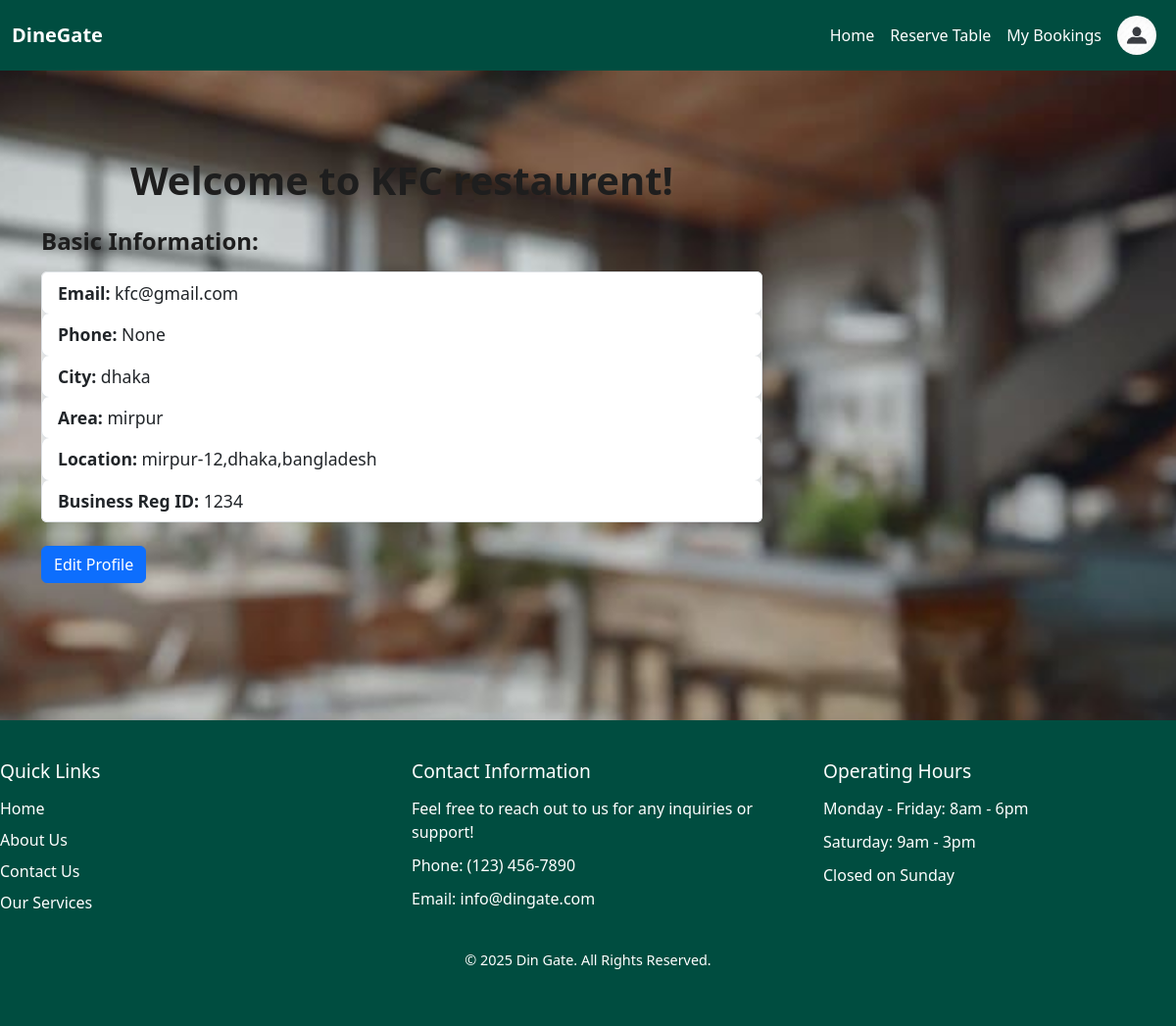
The app's page /Restaurant_profile/ (signed in), older data.
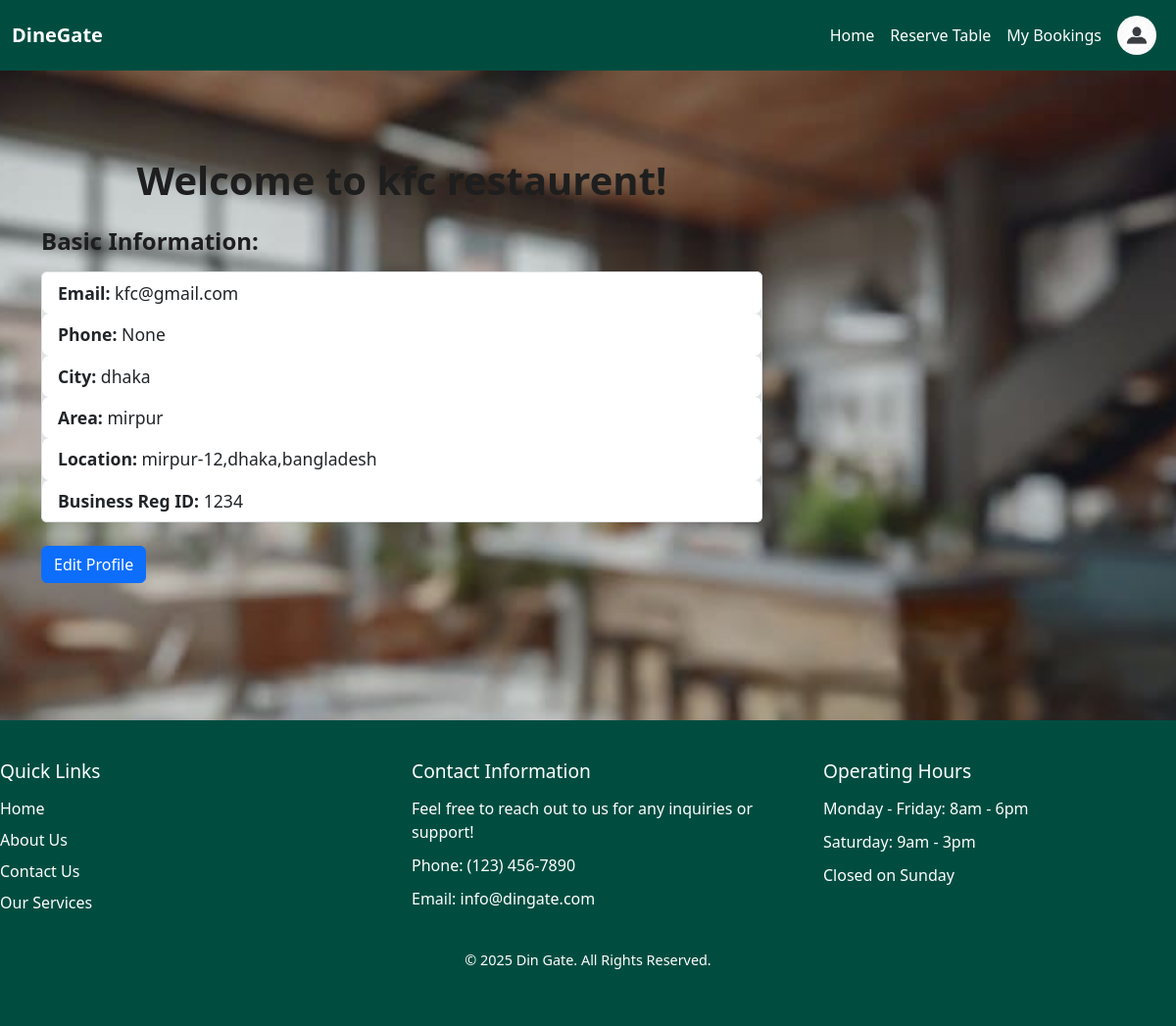
The same page, newer data.
### restaurant/models.py (models this page shows, shortened)
class Restaurant(models.Model):
    restaurant_name=models.CharField(max_length=200)
    s_time=models.TimeField(blank=True,null=True)
    e_time=models.TimeField(blank=True,null=True)
    min_price=models.IntegerField(blank=True,null=True)
    max_price=models.IntegerField(blank=True,null=True)
    city=models.CharField(max_length=100)
    area=models.CharField(max_length=100)
    location=models.CharField(max_length=200)
    email=models.EmailField(max_length=100,blank=True,null=True)
    contact_no=models.IntegerField(blank=True,null=True)
    business_reg_id=models.IntegerField()
    password = models.CharField(max_length=128,blank=True,null=True)
    logo=models.ImageField(blank=True,null=True)
    role = models.CharField(max_length=20, default='restaurant')
    slug = models.SlugField(unique=True, blank=True,null=True)

### restaurant/views.py (the view)
# urls.py: path('Restaurant_profile/',r_views.Restaurant_profile,name='Restaurant_profile'),
def Restaurant_profile(request):
    restaurant_id = request.session.get('restaurant_id')
    if not restaurant_id:
        return redirect('login')
    restaurant = Restaurant.objects.get(id=restaurant_id)
    return render(request,'restaurant/Restaurant_profile.html', {'restaurant': restaurant})

### account/context_processors.py (called while the page is built)
def user_role(request):
    user = None
    role = None
    if request.session.get('user_id'):
        try:
            user = CustomerUser.objects.get(id=request.session['user_id'])
            role = 'customer'
        except CustomerUser.DoesNotExist:
            pass
    elif request.session.get('restaurant_id'):
        try:
            user = Restaurant.objects.get(id=request.session['restaurant_id'])
            role = 'restaurant'
        except Restaurant.DoesNotExist:
            pass
    return {
        'logged_user': user,
        'logged_role': role,
    }

### template/restaurant/Restaurant_profile.html
{% extends 'base.html' %}
{% block content %}
  <div class="container mt-5">
    <div class="row align-items-center">
      <div class="col-md-8">
        <h1><strong>Welcome to  {{ restaurant.restaurant_name }} restaurent!</strong></h1>
        <div class="mt-4" >
          <h4><strong>Basic Information:</strong></h4>
          <ul class="list-group mt-3">
            <li class="list-group-item"><strong>Email:</strong> {{ restaurant.email }}</li>
            <li class="list-group-item"><strong>Phone:</strong> {{ restaurant.contact_no }}</li>
            <li class="list-group-item"><strong>City:</strong> {{ restaurant.city }}</li>
            <li class="list-group-item"><strong>Area:</strong> {{ restaurant.area }}</li>
            <li class="list-group-item"><strong>Location:</strong> {{ restaurant.location }}</li>
            <li class="list-group-item"><strong>Business Reg ID:</strong> {{ restaurant.business_reg_id }}</li>
          </ul>
          <a href="{% url 'Restaurant_profile' %}" class="btn btn-primary mt-4">Edit Profile</a>
        </div>
      </div>
    </div>
  </div>
{% endblock %}

Row changes from the older to the newer data that the page shows:
changed Restaurant "kfc@gmail.com": restaurant_name "KFC" → "kfc"
